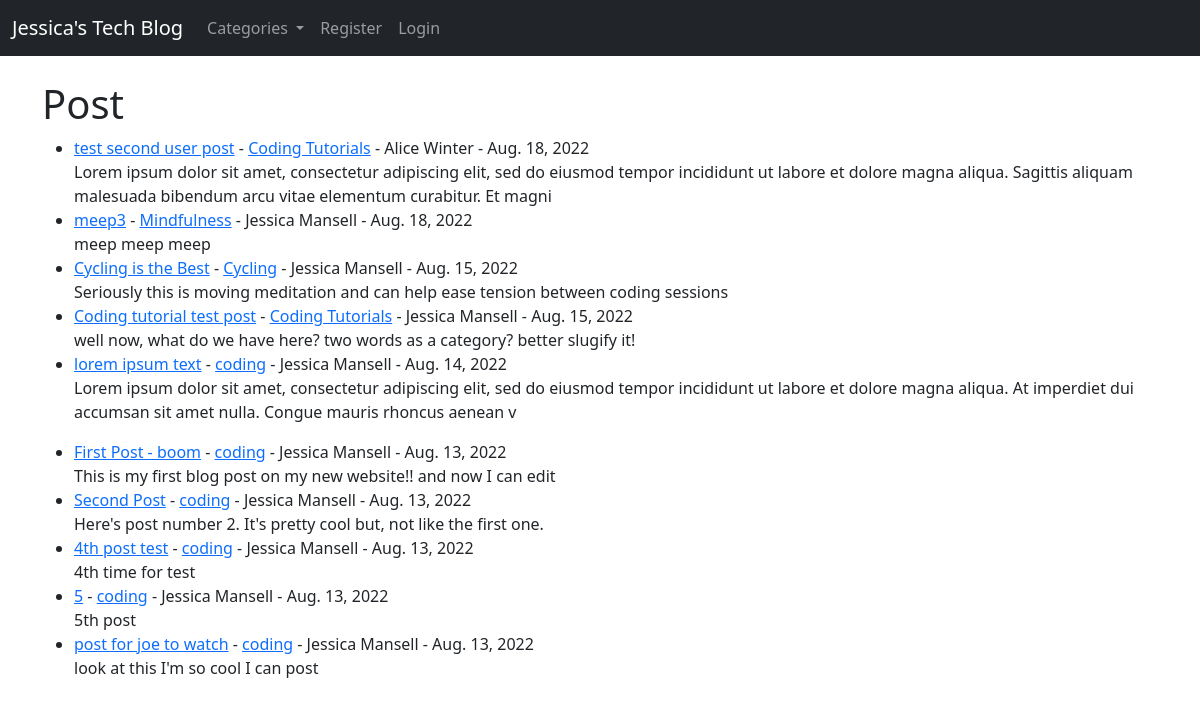
Before: / with the older database file.
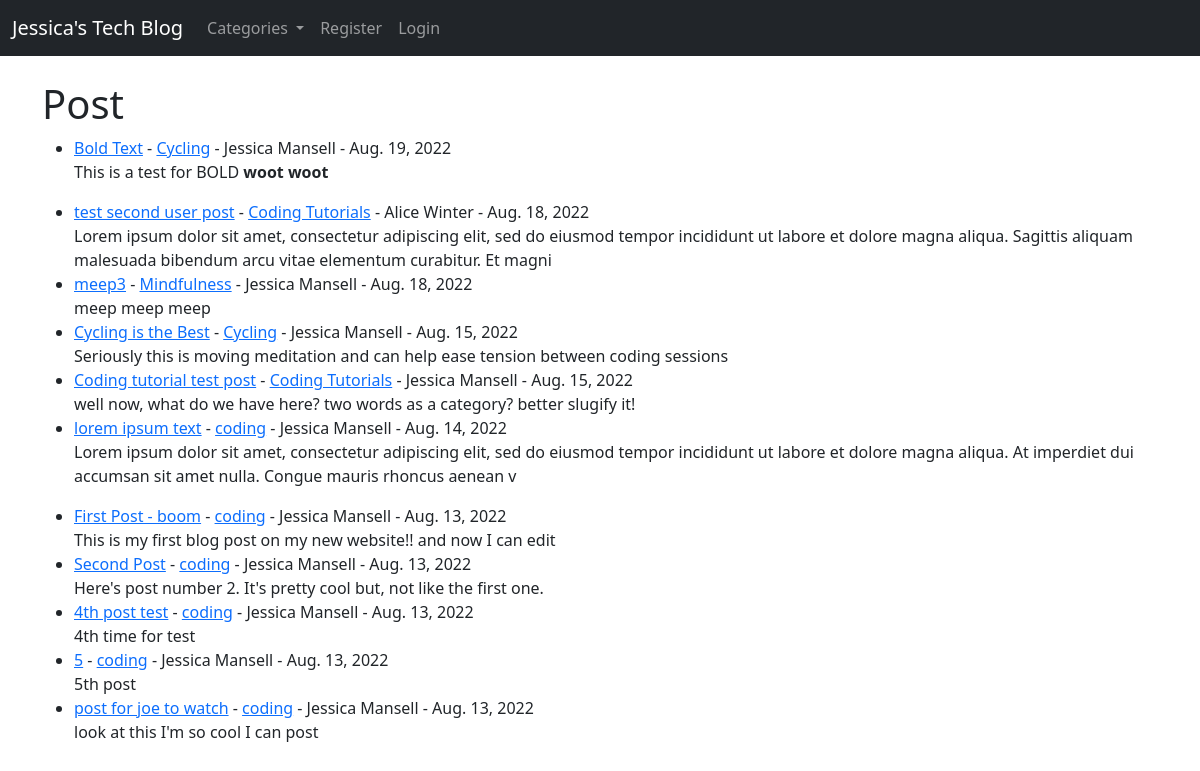
After: the same page with the newer database file.
### blogsite/models.py (models this page shows, shortened)
class Post(models.Model):
    title = models.CharField(max_length=255)
    title_tag = models.CharField(max_length=255)
    author = models.ForeignKey(User, on_delete=models.CASCADE)
    body = RichTextField(blank=True, null=True)
    post_date = models.DateField(auto_now_add=True)
    category = models.CharField(max_length=255, default='Coding')
    likes = models.ManyToManyField(User, related_name='blog_posts')

### blogsite/views.py (the view)
# urls.py: path('', HomeView.as_view(), name="home"),
class HomeView(ListView):
    model = Post
    template_name = 'index.html'
    ordering = ['-post_date']
    def get_context_data(self, *args, **kwargs):
        cat_menu = Category.objects.all()
        context = super(HomeView, self).get_context_data(*args, **kwargs)
        context["cat_menu"] = cat_menu
        return context

### blogsite/models.py (called while the page is built)
    def __str__(self):
        return self.name

### blogsite/templates/index.html (shortened to what this page needs)
    {% extends 'base.html' %}
    {% block content %}
    <h1>Post</h1>
    <ul>
    {% for post in object_list %}
        <li><a href="{% url 'article-detail' post.pk %}">{{ post.title }}</a>
            - <a href="{% url 'category' post.category|slugify %}">{{ post.category }}</a>
            - {{ post.author.first_name }}
        {{ post.author.last_name }} -
        {{ post.post_date }} <br/>
            {{ post.body|slice:":200"|safe }}</li>
    {% endfor %}
    </ul>
    {% endblock %}

### blogsite/templates/base.html (shortened to what this page needs)
<!doctype html>
<html lang="en">
  <head>
    <link href="https://cdn.jsdelivr.net/npm/bootstrap@5.0.2/dist/css/bootstrap.min.css" rel="stylesheet">
  </head>
  <body>
    <nav class="navbar navbar-expand-lg navbar-dark bg-dark">
        <div class="container-fluid">
          <a class="navbar-brand" href="{% url 'home' %}">Jessica's Tech Blog</a>
          <div class="collapse navbar-collapse" id="navbarSupportedContent">
            <ul class="navbar-nav me-auto mb-2 mb-lg-0">
              {% if cat_menu %}
              <li class="nav-item dropdown">
                <a class="nav-link dropdown-toggle" href="#" role="button" data-bs-toggle="dropdown" aria-expanded="false">
                  Categories
                </a>
              </li>
              {% else %}
              <li class="nav-item">
                <a class="nav-link" href="{% url 'category-list' %}">Categories</a>
              </li>
              {% endif %}
              {% if user.is_authenticated %}
                <li class="nav-item">
                  <a class="nav-link" href="{% url 'add_post' %}">Add Post</a>
                </li>
                <li class="nav-item">
                  <a class="nav-link" href="{% url 'add_category' %}">Add Category</a>
                </li>
                <li class="nav-item">
                  <a class="nav-link" href="{% url 'logout' %}">Logout</a>
                </li>
              {% else %}
                <li class="nav-item">
                  <a class="nav-link" href="{% url 'register' %}">Register</a>
                </li>
                <li class="nav-item">
                  <a class="nav-link" href="{% url 'login' %}">Login</a>
                </li>
              {% endif %}
            </ul>
          </div>
        </div>
      </nav>
    <br/>
    <div class="container">
        {% block content %}
        {% endblock %}
    </div>
  </body>
</html>

Changed rows visible on the page:
added Post: title "Bold Text", category "Cycling", author.first_name "Jessica", author.last_name "Mansell", post_date "Aug. 19, 2022", body "This is a test for BOLD woot woot"
